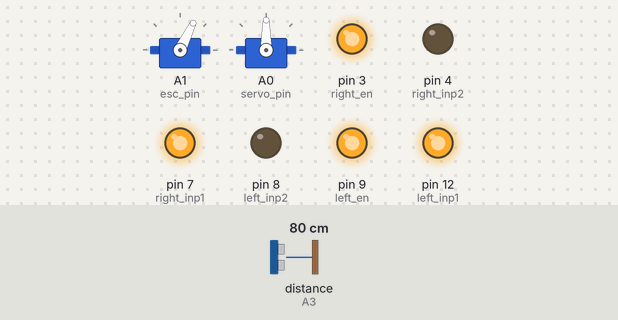
A sketch run on a simulated Arduino Uno, built with avr-gcc and run on an emulated ATmega328P. On the bench: 2 × servo, output pins drawn as LEDs (lit = HIGH). Wiring (inferred from the names in the program): ultrasonic range finder: trigger A2; echo A3. The inputs (shaded band) are chosen by the test bench; at power-on: distance to the obstacle (sensor on A3) 80 cm. The echo pulse lasts 58.3 µs per cm; pins used as bus, display or sensor lines are not drawn.

Above: at 4.2 s.
4.3 s: distance to the obstacle (sensor on A3) set to 28 cm
5.8 s: distance to the obstacle (sensor on A3) set to 24 cm
At 7.2 s:
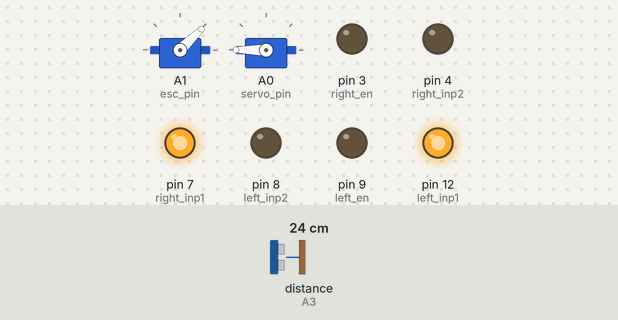
At 10.3 s:
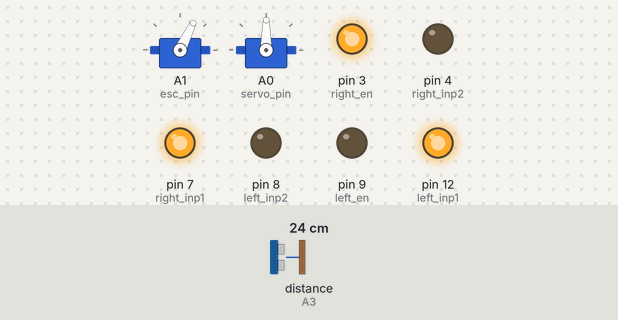
Timing chart, 0 to 16.6 s (numbered marks = the images above; inputs shaded):
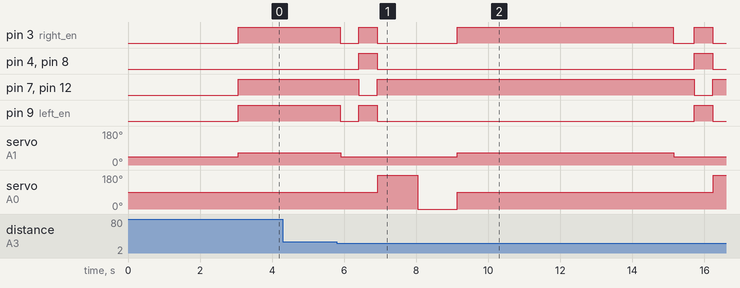

Measured:
- the behaviour switches between 26 and 25 cm on distance to the obstacle (sensor on A3) (found by bisection; images 0 and 1)
- after the input at 4.3 s, every drawn part: stays the same
- after the input at 5.8 s, pin 3 (right_en): goes LOW 0.51 s, HIGH 0.51 s, LOW 2.2 s, HIGH 6.0 s, LOW 0.58 s, HIGH 0.51 s, then LOW, starting after 0.10 s; pin 4 (right_inp2): alternates HIGH for 0.51 s and LOW for 8.8 s, starting after 0.61 s

The sketch:

Lawn_Mover.ino
```cpp
#include <Servo.h>
#include <NewPing.h>

#define left_inp1 12
#define left_inp2 8
#define left_en 9
#define right_inp1 7
#define right_inp2 4
#define right_en 3

Servo servo_pin;
Servo esc_pin;
#define echo_pin A3
#define trigger_pin A2

const int speed = 255;

void setup() {
  pinMode(left_inp1, OUTPUT);
  pinMode(left_inp2, OUTPUT);
  pinMode(left_en, OUTPUT);
  pinMode(right_inp1, OUTPUT);
  pinMode(right_inp2, OUTPUT);
  pinMode(right_en, OUTPUT);
  esc_pin.attach(A1);
  servo_pin.attach(A0);
  pinMode(echo_pin, INPUT);
  pinMode(trigger_pin, OUTPUT);
  servo_pin.write(90);
  esc_pin.writeMicroseconds(1000);
  delay(3000);
  Serial.begin(9600);
}

void moveForward() {
  analogWrite(left_en, speed);
  analogWrite(right_en, speed);
  digitalWrite(left_inp1, HIGH);
  digitalWrite(left_inp2, LOW);
  digitalWrite(right_inp1, HIGH);
  digitalWrite(right_inp2, LOW);
  esc_pin.writeMicroseconds(1200);
}
void moveBackward() {
  analogWrite(left_en, speed);
  analogWrite(right_en, speed);
  digitalWrite(left_inp1, LOW);
  digitalWrite(left_inp2, HIGH);
  digitalWrite(right_inp1, LOW);
  digitalWrite(right_inp2, HIGH);
  for(int i=1200;i>=1000;i--){
  esc_pin.writeMicroseconds(i);
  }
}
void stop() {
  analogWrite(left_en, 0);
  analogWrite(right_en, 0);
  digitalWrite(left_inp1, HIGH);
  digitalWrite(left_inp2, LOW);
  digitalWrite(right_inp1, HIGH);
  digitalWrite(right_inp2, LOW);
  for(int j=1200;j>=1000;j--){
  esc_pin.writeMicroseconds(j);
  }
}

void left() {
  analogWrite(left_en, speed);
  analogWrite(right_en, 0);
  digitalWrite(left_inp1, HIGH);
  digitalWrite(left_inp2, LOW);
  digitalWrite(right_inp1, HIGH);
  digitalWrite(right_inp2, LOW);
  esc_pin.writeMicroseconds(1200);
}

void right() {
  analogWrite(left_en, 0);
  analogWrite(right_en, speed);
  digitalWrite(left_inp1, HIGH);
  digitalWrite(left_inp2, LOW);
  digitalWrite(right_inp1, HIGH);
  digitalWrite(right_inp2, LOW);
  esc_pin.writeMicroseconds(1200);
}

float measureDistance() {
  digitalWrite(trigger_pin, LOW);
  delayMicroseconds(2);
  digitalWrite(trigger_pin, HIGH);
  delayMicroseconds(10);
  digitalWrite(trigger_pin, LOW);

  float duration = pulseIn(echo_pin, HIGH);
  float distance = (duration * 0.0343) / 2;
  return distance;
}

void loop() {
   servo_pin.write(90);
  float distance = measureDistance();
  int distanceRight = 0;
  int distanceLeft = 0;
  delay(50);
  if (distance <= 25) {
    stop();
    delay(500);
    moveBackward();
    delay(500);
    stop();
    distanceRight = lookRight();
    delay(500);
    distanceLeft = lookLeft();
    delay(500);
    if ( distanceRight>=distanceLeft) {
      right();
       servo_pin.write(90);
      delay(6000);
      stop();
    } else if(distanceLeft >=distanceRight) {
     left();
      servo_pin.write(90);
      delay(6000);
      stop();
    }else {
      return;
    }
  } else {
    moveForward();
  }
}

float lookLeft() {
  servo_pin.write(0);
  delay(100);
  float distance1 = measureDistance();
  delay(500);
  return distance1;
}

float lookRight() {
  servo_pin.write(180);
  delay(100);
  float distance2 = measureDistance();
  delay(500);
  return distance2;
}
```
